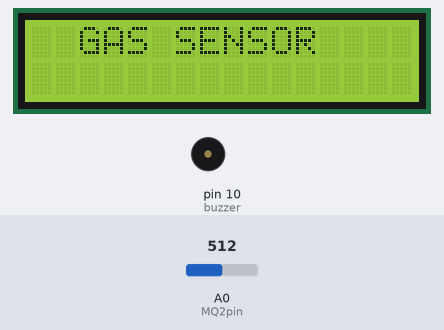
The sketch below on a simulated Arduino Uno, built with avr-gcc and run on an emulated ATmega328P. Parts: 16×2 character LCD, buzzer (waves = sounding). Inputs (shaded band) come from the test bench; at power-on: A0 (MQ2pin) = 512.

Above: at 0.2 s.
At 1.2 s:
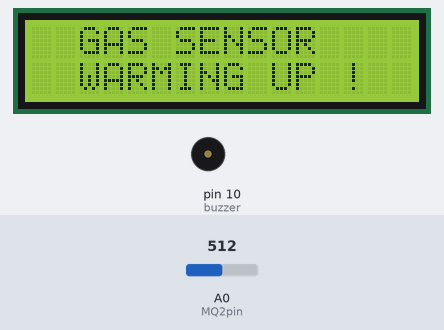
At 21.2 s:
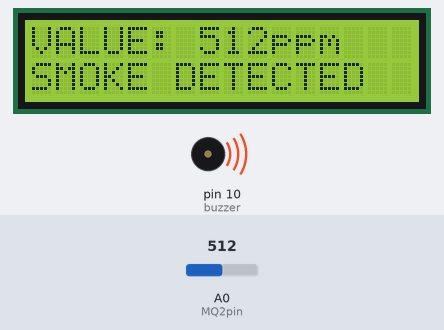
Timing chart, 0 to 130.0 s (numbered marks = the images above):
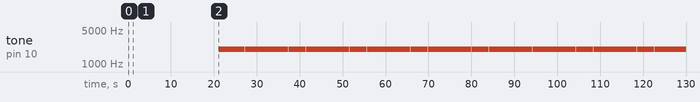

Measured:
- by itself, tone on pin 10 (buzzer): alternates 2000 Hz for 2.0 s and silent for 0.03 s
- what the display in image 1 shows lasts 20.0 s, from 1.2 s to 21.2 s

The sketch:

sketch_nov16a.ino
```cpp
#include <Wire.h>
#include <LiquidCrystal_I2C.h>
LiquidCrystal_I2C lcd(0x27,  16, 2);
#define MQ2pin (0)
int buzzer = 10;
int led =9;
int sensorValue;  //variable to store sensor value
void setup()
{
  lcd.init();
  pinMode(buzzer, OUTPUT);
  lcd.begin(16,2);
  lcd.backlight();
  lcd.setCursor(0,0);
  lcd.print("  GAS SENSOR ");
  delay(1000);
  lcd.setCursor(0,1);
  lcd.print("  WARMING UP ! ");
  delay(20000); // allow the MQ-2 to warm up for 20s
}
void loop()
{
  lcd.clear();
  sensorValue = analogRead(MQ2pin); // read analog input pin 0
  lcd.setCursor(0,0);
  lcd.print("VALUE: ");
  lcd.print(sensorValue);
  lcd.print("ppm");
  if(sensorValue > 250)
  {
    lcd.setCursor(0,1);
    lcd.print("SMOKE DETECTED");
    tone(buzzer, 2000, 2000);
    digitalWrite(led, HIGH);
  }
  else if( sensorValue>=120 && sensorValue<=250 )
  {
    lcd.setCursor(0,1);
    lcd.print("Poor Air");
    digitalWrite(led, HIGH);
  }
  else
  {
    lcd.setCursor(0,1);
    lcd.print(" Fresh Air  ");
    noTone(buzzer);
    digitalWrite(led, LOW);
  }
  delay(2000); // wait 2s for next reading
}
```
